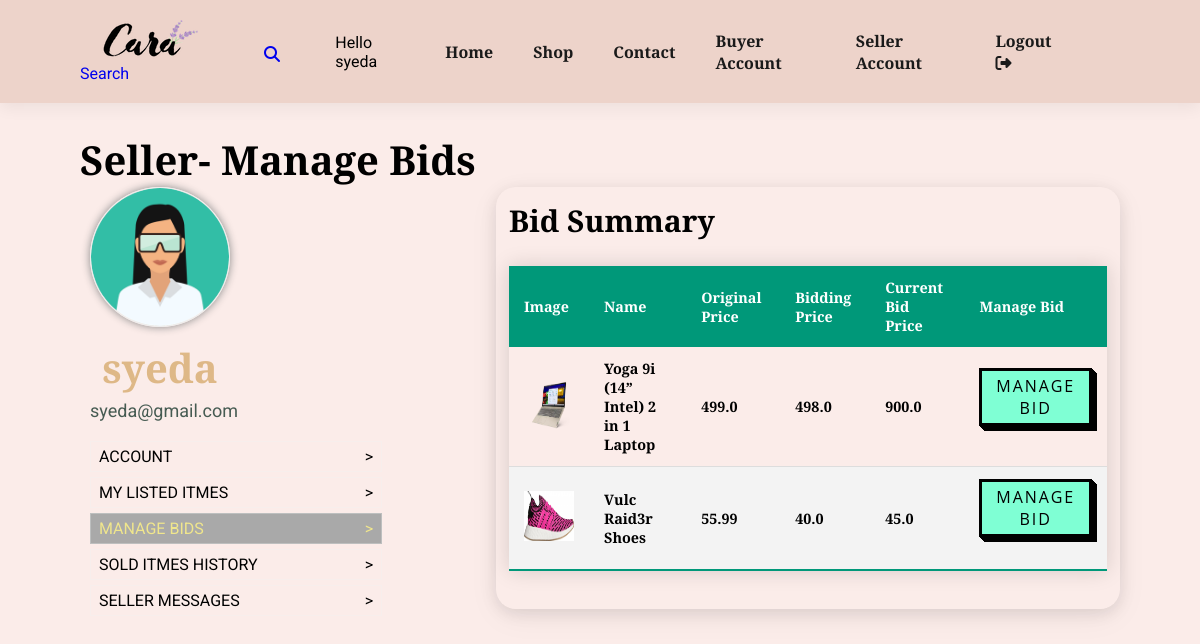
Page /manage-bids/ (signed in) on the committed database.
### users/models.py (models this page shows, shortened)
class Account(models.Model):
    user = models.OneToOneField(User, on_delete=models.CASCADE)
    approved = models.BooleanField(default=False, help_text="False=Not Approved, True=Approaved", blank=True)
    first_name = models.CharField(null=True,blank=True, max_length=150)
    last_name = models.CharField(null=True,blank=True, max_length=150)
    image = models.ImageField(default='profile_pics/default.jpg', upload_to= get_file_path)
    account_balance = models.IntegerField(null=True, blank=True, default=0)
    phone = models.CharField(null=True,blank=True, max_length=50)
    address = models.CharField(null=True,blank=True, max_length=150)
    city = models.CharField(null=True,blank=True, max_length=80)
    state = models.CharField(null=True,blank=True, max_length= 80)
    country = models.CharField(null=True,blank=True, max_length=80)
    zip_code = models.CharField(null=True,blank=True, max_length=50)
    created_at = models.DateField(auto_now_add=True)
    average_rating = models.FloatField(default=0, blank=True)
    warnings = models.IntegerField(default=0)

### store/models.py (models this page shows, shortened)
class Product(models.Model):
    category = models.ForeignKey(Category,  on_delete=models.CASCADE)
    slug = models.CharField(max_length=150, null=False, blank=False)
    name = models.CharField(max_length=50, null=False, blank=False)
    author = models.ForeignKey(User, on_delete=models.CASCADE, null=False, blank=False)
    product_image = models.ImageField(upload_to=get_file_path_pro, null=True, blank=True)
    small_description = models.TextField(max_length=250, null=False, blank=False)
    quantity = models.IntegerField(null=False, blank=False)
    original_price = models.FloatField(null=False, blank=False)
    bid_starting_price = models.FloatField(null=False, blank=False)
    bid_current_price = models.FloatField(null=True, blank=True)
    description = models.TextField(max_length=500, null=False, blank=False)
    status = models.BooleanField(default= False, help_text="0=Show, 1=Hidden")
    bid_status = models.BooleanField(default= False, help_text="0=Show, 1=Hidden")
    trending = models.BooleanField(default= False, help_text="0=Default, 1=Hidden")
    tag = models.CharField(max_length=150, null=False, blank=False)
    meta_title = models.CharField(max_length=150, null=False, blank=False)
    meta_keywords= models.CharField(max_length=150, null=False, blank=False)
    meta_description= models.CharField(max_length=500, null=False, blank=False)
    created_at = models.DateTimeField(auto_now_add=True)
    def __str__(self) -> str:
        return self.name

### store/views.py (the view)
# urls.py: path('manage-bids/', views.manage_bids, name="manage_bids"),
@login_required
def manage_bids(request):
    seller_bid_products = Bid.objects.filter(product__author__id = request.user.id)
    seller_bid_products = Bid.objects.values('product').distinct()
    seller_bid_products = Product.objects.filter(id__in = seller_bid_products)
    context = {
        'seller_bid_products': seller_bid_products
    }
    return render(request, 'store/seller/manage_bids.html', context)

### store/templates/store/seller/manage_bids.html (shortened to what this page needs)
{% extends "store/base.html" %}
{% load static %}
{% load crispy_forms_tags %}
{% block content %}
    <div class="section-p1">
        <h2>Seller- Manage Bids</h2>
        <div class="buyer_account_page">
            <div class="buyer_profile">
                <div class="buyer_profile_detail">
                    <img src="{{ user.account.image.url }}">
                    <h2> {{ user.username }}</h2>
                    <p> {{ user.email }} </p>
                </div>
                <br>
                <ul class="buyer_account_options">
                    <li><a href="{% url 'seller_account' %}"> Account <span> > </span></a></li>
                    <li><a href="{% url 'seller_listed_items' %}"> My Listed Itmes<span> > </span></a></li>
                    <li class="profile_active"><a href="{% url 'manage_bids' %}" class=""> Manage Bids  <span> > </span></a></li>
                    <li><a href="{% url 'seller_sold_items' %}"> Sold Itmes History  <span> > </span></a></li>
                    <li><a href="{% url 'seller_messages' %}" class=""> Seller Messages  <span> > </span></a></li>
                </ul>
            </div>
            <div class="buyer_account_detail">
                    <div class="right_seller_manage_bid">
                        <div><h3>Bid Summary</h3></div>
                        <div>
                            {% if seller_bid_products %}
                            <table class="styled-table">
                                <thead>
                                    <tr>
                                        <th>Image </th>
                                        <th>Name</th>
                                        <th>Original Price</th>
                                        <th>Bidding Price</th>
                                        <th>Current Bid Price</th>
                                        <th>Manage Bid</th>
                                    </tr>
                                </thead>
                                <tbody>
                                    {% for seller_bid_product in seller_bid_products %}
                                        <tr>
                                            <th>
                                                <img src = "{{ seller_bid_product.product_image.url }}" height="50px" width = "50px">
                                            </th>
                                            <th>{{ seller_bid_product  }}</th>
                                            <th>{{ seller_bid_product.original_price }}</th>
                                            <th>{{ seller_bid_product.bid_starting_price  }}</th>
                                            <th>{{ seller_bid_product.bid_current_price  }}</th>
                                            <th> <a href="{% url 'manage_product_bid' seller_bid_product.slug %}"><button class="button-54">Manage Bid</button></th></a>
                                        </tr>
                                    {% endfor %}
                                </tbody>
                            </table>
                            {% else %}
                                <h4>You don't have any bids:</h4>
                            {% endif %}
                </div>
            </div>
    </div>
{% endblock content%}

### store/templates/store/base.html (shortened to what this page needs)
{% load static %}
<!DOCTYPE html>
<html>
    <head>
        <link rel="stylesheet" href="https://cdnjs.cloudflare.com/ajax/libs/font-awesome/6.1.1/css/all.css"/>
        <link href='https://css.gg/shopping-bag.css' rel='stylesheet'>
        <link rel="stylesheet" href="https://cdnjs.cloudflare.com/ajax/libs/font-awesome/4.7.0/css/font-awesome.min.css">
        <link rel="stylesheet" href="{% static 'store/store_styles.css' %}">
        <link rel="stylesheet" href="{% static 'store/category_styles.css' %}">
        <link rel="stylesheet" href="{% static 'store/products_details_styles.css' %}">
        <link rel="stylesheet" href="{% static 'store/cart_styles.css' %}">
        <link rel="stylesheet" href="{% static 'store/account_styles.css' %}">
        <link rel="stylesheet" href="{% static 'store/checkOut_styles.css' %}">
        <link rel="stylesheet" href="{% static 'store/search_styles.css' %}">
        <link rel="stylesheet" href="{% static 'store/review_modal.css' %}">
        <link rel="stylesheet" href="{% static 'store/buyer_account_styles.css' %}">
        <link rel="stylesheet" href="{% static 'store/seller_account.css' %}">
        <link rel="stylesheet" href="{% static 'store/buyer_deposit_styles.css' %}">
        <link rel="stylesheet" href="//cdn.jsdelivr.net/npm/alertifyjs@1.13.1/build/css/alertify.min.css"/>
        <link rel="stylesheet" href="//cdn.jsdelivr.net/npm/alertifyjs@1.13.1/build/css/themes/default.min.css"/>
    </head>
    <body>
        <section id="header">
            <div>
                <a href="{% url 'store-home' %}"><img src="{% static 'store/media/logo.png' %}" class="logo"></a>
                <a href="{% url 'search' %}" style="text-decoration: none" ><i class="fas fa-search"></i> Search</a>
            </div>
            <div>
                <ul id="navbar">
                    <li> Hello {{ user.username }} </li>
                    <li><a href="{% url 'store-home' %}"  class="{% if request.resolver_match.url_name == 'store-home' %}active{% endif %}">Home</a></li>
                    <li><a href="{% url 'store-categories' %}" class="{% if request.resolver_match.url_name == 'store-categories' %}active{% endif %}">Shop</a></li>
                    <li><a href="#">Contact</a></li>
                    {% if user.is_authenticated %}
                    <li><a href=" {% url 'buyer_account' %}" class="{% if request.resolver_match.url_name == 'profile' %}active{% endif %}">Buyer Account</a></li>
                    <li><a href=" {% url 'seller_account' %}" class="{% if request.resolver_match.url_name == 'profile' %}active{% endif %}">Seller Account</a></li>
                    <li><a href="{% url 'logout' %}">Logout <i class="fas fa-sign-out-alt"></i></a></li>
                    {% endif %}
                </ul>
            </div>
        </section>
        {% block content %}
        {% endblock content %}
    </body>
</html>

### store/static/store/store_styles.css (style rules this page uses)
* { margin: 0; padding: 0; box-sizing: border-box; font-family: 'Josefin Slab', 'Roboto', sans-serif; }
:root { --main-bg-color: #ebcfc4d2; --body-bg-color: #f5d1c866; }
body { width: 100%; background-color: var(--body-bg-color); }
h2 { font-size: 40px; line-height: 54px; color: black; }
h3 { font-size: 30px; }
p { font-size: 18px; color: #465b52; }
.section-p1 { padding: 30px 80px; }
#header { display: flex; align-items: center; justify-content: space-between; padding: 20px 80px; background-color: var(--main-bg-color); box-shadow: 0px 5px 15px rgba(0,0,0,0.06); z-index: 300; position: sticky; top: 0; left: 0; }
#navbar { display: flex; justify-content: center; align-items: center; }
#navbar li { list-style: none; padding: 0px 20px; position: relative; }
#navbar li a { text-decoration: none; font-size: 16px; font-weight: 600; color: #1a1a1a; transition: 0.3s ease; }

### store/static/store/cart_styles.css (style rules this page uses)
.logo { padding: 0 20px; }

### store/static/store/checkOut_styles.css (style rules this page uses)
.styled-table { border-collapse: collapse; margin: 25px 0; font-size: 0.9em; font-family: sans-serif; width: 100%; box-shadow: 0 0 20px rgba(0, 0, 0, 0.15); }
.styled-table thead tr { background-color: #009879; color: #ffffff; text-align: left; }
.styled-table th, .styled-table td { padding: 12px 15px; text-align: left; }
.styled-table tbody tr { border-bottom: 1px solid #dddddd; }
.styled-table tbody tr:nth-of-type(even) { background-color: #f3f3f3; }
.styled-table tbody tr:last-of-type { border-bottom: 2px solid #009879; }

### store/static/store/buyer_account_styles.css (style rules this page uses)
.buyer_account_page { display: flex; justify-content: space-between; }
.buyer_account_page .buyer_profile { width: 30%; }
.buyer_account_page .buyer_account_detail { width: 60%; }
.buyer_account_page .buyer_profile .buyer_profile_detail { width: 140px; height: 165px; margin: 0 10px; margin-bottom: 60px; text-align: center; overflow: none; }
.buyer_account_page .buyer_profile .buyer_profile_detail img { width: 100%; height: 140px; border: 1px solid #eee; border-radius: 50%; box-shadow: 0px 0px 8px #888888; object-fit: cover; }
.buyer_account_page .buyer_profile .buyer_profile_detail h2 { color: burlywood; margin-top: 10px; margin-bottom: 5px; }
.buyer_account_page .buyer_profile ul { list-style: none; padding: 10px; }
.buyer_account_page .buyer_profile ul li { margin-bottom: 5px; }
.buyer_account_page .buyer_profile ul li a { color: black; text-decoration: none; text-transform: uppercase; border: 1px solid rgba(236, 240, 241, 0.3); text-align: left; padding: 5px 8px; display: block; }
.buyer_account_page .buyer_profile ul li a span { float: right; }
.profile_active > a { color: khaki !important; background-color: darkgray; }
.profile_active { color: khaki !important; background-color: darkgray; }

### store/static/store/seller_account.css (style rules this page uses)
.right_seller_manage_bid { width: 100%; box-shadow: rgba(17, 17, 26, 0.1) 0px 4px 16px, rgba(17, 17, 26, 0.05) 0px 8px 32px; padding: 13px; border-radius: 20px; }
.button-54 { font-size: 12px; letter-spacing: 2px; text-decoration: none; text-transform: uppercase; color: #000; cursor: pointer; border: 3px solid; padding: 0.25em 0.5em; box-shadow: 1px 1px 0px 0px, 2px 2px 0px 0px, 3px 3px 0px 0px, 4px 4px 0px 0px, 5px 5px 0px 0px; position: relative; user-select: none; -webkit-user-select: none; touch-action: manipulation; }
@media (min-width: 768px) { .button-54 { padding: 0.25em 0.75em; } }
.button-54 { font-family: "Open Sans", sans-serif; font-size: 16px; letter-spacing: 2px; text-decoration: none; text-transform: uppercase; color: #000; cursor: pointer; border: 3px solid; padding: 0.25em 0.5em; box-shadow: 1px 1px 0px 0px, 2px 2px 0px 0px, 3px 3px 0px 0px, 4px 4px 0px 0px, 5px 5px 0px 0px; position: relative; user-select: none; -webkit-user-select: none; touch-action: manipulation; margin-bottom: 20px; background-color: aquamarine; }

### rows in the picture
Product: product_image (picture), name "Yoga 9i (14” Intel) 2 in 1 Laptop", original_price "499.0", bid_starting_price "498.0", bid_current_price "900.0"
Product: product_image (picture), name "Vulc Raid3r Shoes", original_price "55.99", bid_starting_price "40.0", bid_current_price "45.0"

### other values in the picture
{{ user.username }} "syeda"
{{ user.email }} "syeda@gmail.com"
